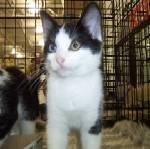
#> input picture 05.空间滤波/images/a.png, 150 x 149 px, found by its file name
$ jupyter execute --allow-errors AffineTransformation.ipynb   (older library calls are emulated)
#> lines starting #> are read from the running program, lines starting #| are printed output that depends on the picture; after the words box and inside, x2 and y2 are one past the last pixel; in counts of white or black regions, pixels touching at a corner belong together
# 二、图像处理

## 2.1 插值算法与几何变换

该部分将对基本的几何变换进行学习，几何变换的原理大多都是相似，只是变换矩阵不同，因此，我们以最常用的平移和旋转为例进行学习。在深度学习领域，我们常用平移、旋转、镜像等操作进行数据增广；在传统CV领域，由于某些拍摄角度的问题，我们需要对图像进行矫正处理，而几何变换正是这个处理过程的基础，因此了解和学习几何变换也是有必要的。

### 2.1.1 仿射变换

仿射变换矩阵：

$$
\begin{bmatrix}x \\y\\1\end{bmatrix}
=\begin{bmatrix}
a_0 &a_1 & a_2 \\
a_3 & a_4 & a_5 \\
0 & 0 & 1
\end{bmatrix}
\begin{bmatrix}
x_0 \\
y_0 \\
1
\end{bmatrix}$$

其中$x$，$y$表示输出图像像素的坐标，$x_0$,$y_0$表示输入图像像素的坐标

|变换名称| $a_0$ |  $a_1$ | $a_2$ | $a_3$ | $a_4$ | $a_5$ |
|-|-|-|-|-|-|-|
| 平移 | 1 |0| $\triangle x$| 0 |1|$\triangle y$
| 均匀缩放 |  $s$|0| 0| 0 |$s$|0
|  不均匀缩放| $s_x$ |0|0 |0  |$s_y$|0
| 顺时针旋转角度$\theta$ |  $cos\theta$|$sin\theta$|0 | $-sin\theta$ |$cos\theta$|0
| 逆时针旋转角度$\theta$ |  $cos\theta$|$-sin\theta$|0 | $sin\theta$ |$cos\theta$|0
|  垂直偏移变换| 1 |0| 0| h |1|0
|  水平偏移变换| 1 |h| 0| 0 |1|0

例子：

原图如下：
<div  align="center">

</div>

1. 放大为原来的两倍
$$
\begin{bmatrix}x \\y\\1\end{bmatrix}
=\begin{bmatrix}
2 &0 & 0 \\
0 & 2 & 0 \\
0 & 0 & 1
\end{bmatrix}
\begin{bmatrix}
x_0 \\
y_0 \\
1
\end{bmatrix}
$$

<div  align="center">

</div>

[cell 1]
from tensorbay import GAS
from tensorbay.dataset import Segment
import cv2
from PIL import Image
import numpy as np
import matplotlib.pyplot as plt

#> (a cell that did not finish here is left out)

[cell 3]
def resize_front_nearest(src, s):
    h, w = src.shape
    dest_h, dest_w = int(h*s), int(w*s)
    dest = np.zeros((int(dest_h), int(dest_w)))
    for i in range(h):
        for j in range(w):
            dest_i, dest_j = int(s*i), int(s*j)
            dest[dest_i, dest_j] = src[i, j]
    return dest

[cell 4]
def resize_back_nearest(src, s):
    h, w = src.shape
    dest_h, dest_w = int(h*s), int(w*s)
    dest = np.zeros((int(dest_h), int(dest_w), 3))
    for i in range(dest_h):
        for j in range(dest_w):
            src_i, src_j = int(1/s*i), int(1/s*j)
            dest[i, j] = src[src_i, src_j]
    return dest

[cell 5]
def resize_back_linear(src, s):
    h, w = src.shape
    dest_h, dest_w = int(h*s), int(w*s)
    dest = np.zeros((int(dest_h), int(dest_w), 3))
    for i in range(dest_h):
        for j in range(dest_w):
            src_i, src_j = 1/s*i , 1/s*j
            x = src_j-int(src_j)
            y = src_i-int(src_i)
            if src_i >= (h-1):
                y, y0, y1 = 0, h-1, h-1
            else:
                y0, y1 = int(src_i), int(src_i)+1
            if src_j >= (w-1):
                x, x0, x1 = 0, w-1, w-1
            else:
                x0, x1 = int(src_j), int(src_j)+1
            f_00 = src[y0, x0]
            f_01 = src[y1, x0]
            f_10 = src[y0, x1]
            f_11 = src[y1, x1]
            dest[i, j] = (f_10-f_00)*x + (f_01-f_00)*y + (f_11+f_00-f_01-f_10)*x*y + f_00
    return dest

[cell 6]
img = cv2.imread('a.png', 0).astype(np.float)
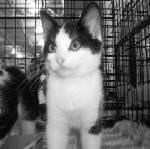
#> img: shape (149, 150) float64; min 0, max 255, mean 105.9
resized_img_n = resize_back_nearest(img, 5).astype(np.uint8)
#> after the loop in resize_back_nearest, `for i in range(dest_h):`:
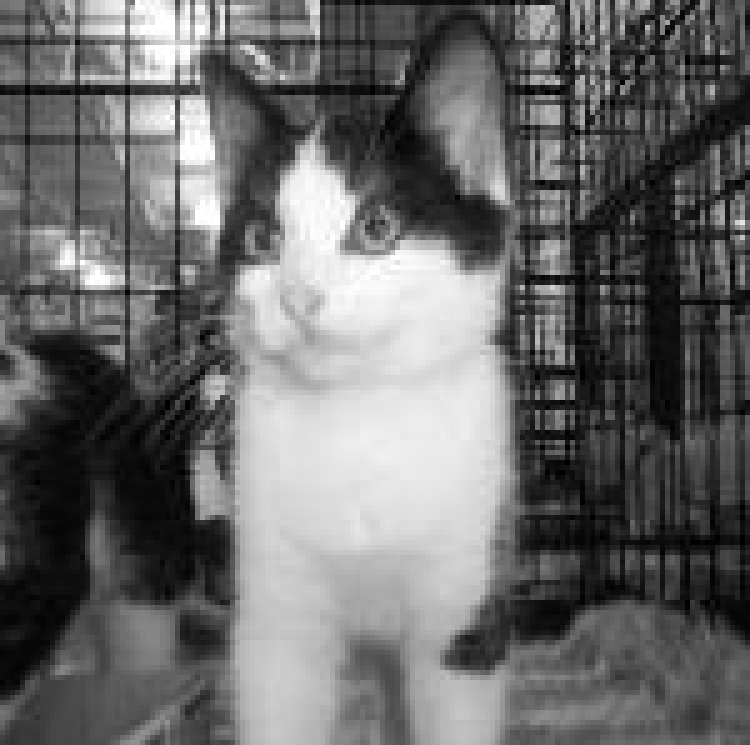
#> dest: shape (745, 750, 3) float64; min 0, max 255, mean 105.9
resized_img_l = resize_back_linear(img, 5).astype(np.uint8)
#> after the loop in resize_back_linear, `for i in range(dest_h):`:
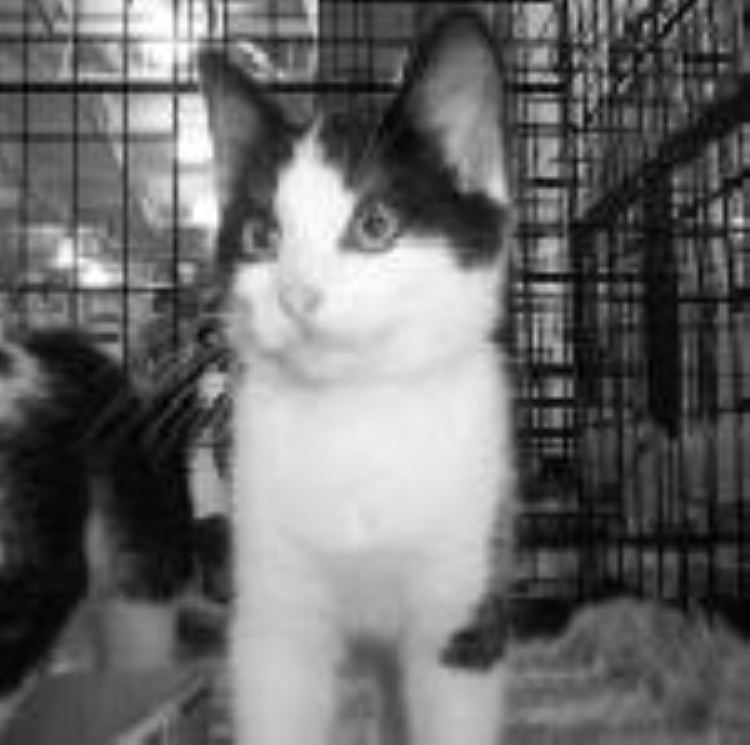
#> dest: shape (745, 750, 3) float64; min 0, max 255, mean 105.9
# resized_img_l = cv2.resize(resized_img_l, dsize=None, fx=5, fy=5, interpolation = cv2.INTER_LINEAR)
# resized_img_n = cv2.resize(resized_img_n, dsize=None, fx=5, fy=5, interpolation = cv2.INTER_NEAREST)

cv2.imshow('origin', img)
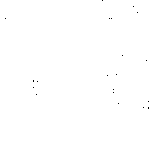
#> window 'origin': shape (149, 150); 99.9% white; black in thin lines or dots, all inside (x1, y1, x2, y2) = (5, 0, 149, 109)
cv2.imshow('nearest', resized_img_n)
cv2.imshow('linear', resized_img_l)
key = cv2.waitKey()
#> (key Esc is pressed here)
if key == 27:
    cv2.destroyAllWindows()
